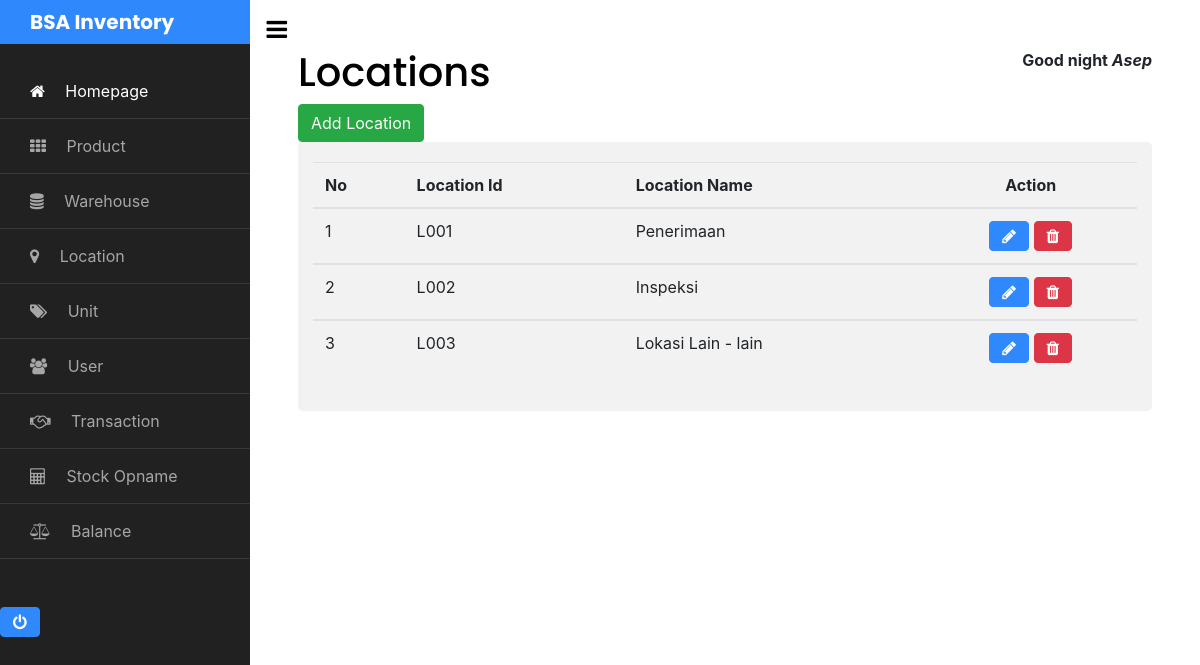
The page /pages/lokasi.php (signed in) on the database its author committed.
### tables this page shows
CREATE TABLE `t_lokasi` (
  `id_lokasi` varchar(12) NOT NULL,
  `nama_lokasi` varchar(45) DEFAULT NULL
);

### pages/lokasi.php (the view)
<?php
include '../include/sidebar.php';
?>
<div>
   <h1>Locations</h1>
   <a href="form-lokasi.php" class="btn btn-success">Add Location</a>
</div>
<div class="container" style="overflow-x: auto;">
  <table class="table table-hover">
    <thead>
      <tr>
        <th>No</th>
        <th>Location Id</th>
        <th>Location Name</th>
        <th colspan="2"><center>Action</center></th>
      </tr>
    </thead>
    <?php
      include '../include/config.php';
      $no = 1;
      $query="SELECT * FROM t_lokasi";
      $hasil=mysqli_query($conn, $query);
      While($row=mysqli_fetch_array ($hasil)){
    ?>
    <tbody>
      <tr>
        <td><?php echo $no++; ?></td>
        <td><?php echo $row['id_lokasi']; ?></td>
        <td><?php echo $row['nama_lokasi']; ?></td>
        <td>
            <center><a href="lokasi-edit.php?id_lokasi=<?php echo $row['id_lokasi'];?>" data-toggle="tooltip" data-placement="right" title="Edit" class="btn btn-custon-rounded-three btn-primary"><i class="fa fa-pencil"></i></a>
            <a href="../model/act-lokasi-delete.php?id_lokasi=<?php echo $row['id_lokasi'];?>" onclick="return confirm('Yakin ingin hapus data?')" class="btn btn-custon-rounded-three btn-danger" data-toggle="tooltip" data-placement="right" title="Hapus"><i class="fa fa-trash"></i></a></center>
        </td>
      </tr>
    <?php } ?>
    </tbody>
  </table>
</div>
<?php include '../include/footer.php' ?>

### rows shown on the page
t_lokasi: id_lokasi "L001", nama_lokasi "Penerimaan"
t_lokasi: id_lokasi "L002", nama_lokasi "Inspeksi"
t_lokasi: id_lokasi "L003", nama_lokasi "Lokasi Lain - lain"

### other values the page prints
$_SESSION['user_name'] "Asep"
